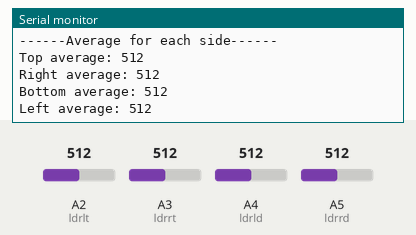
Recording of a sketch running on a simulated Arduino Uno, built with avr-gcc and run on an emulated ATmega328P. Parts: the last lines printed to the serial monitor. The inputs (shaded band) are chosen by the test bench; at power-on: A2 (ldrlt) = 512, A3 (ldrrt) = 512, A4 (ldrld) = 512, A5 (ldrrd) = 512.

Above: at 10.9 s.
11.0 s: A2 (ldrlt) set to 716
At 20.8 s:
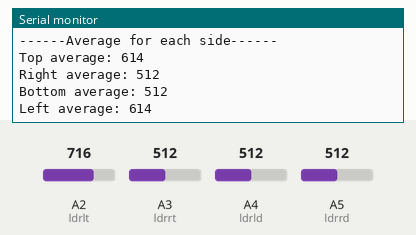
21.1 s: A3 (ldrrt) set to 716
At 31.0 s:
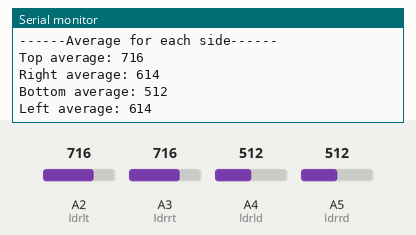
31.2 s: A4 (ldrld) set to 716
At 41.1 s:
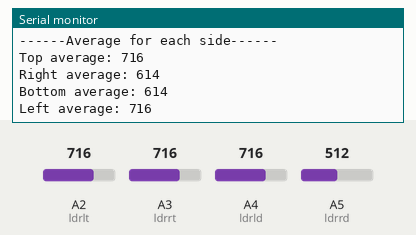
41.3 s: A5 (ldrrd) set to 716
At 51.2 s:
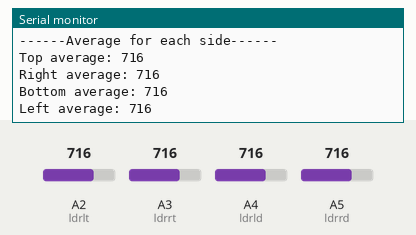
51.4 s: A2 (ldrlt) set to 992
At 61.3 s:
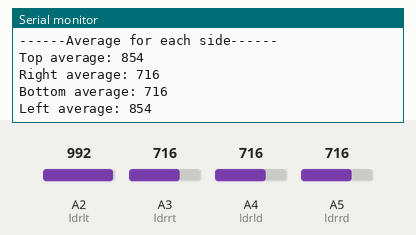
61.5 s: A3 (ldrrt) set to 992
At 71.5 s:
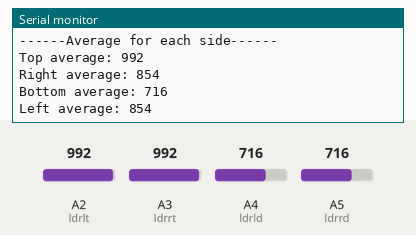
Timing chart, 0 to 72.6 s (numbered marks = the images above; inputs shaded):
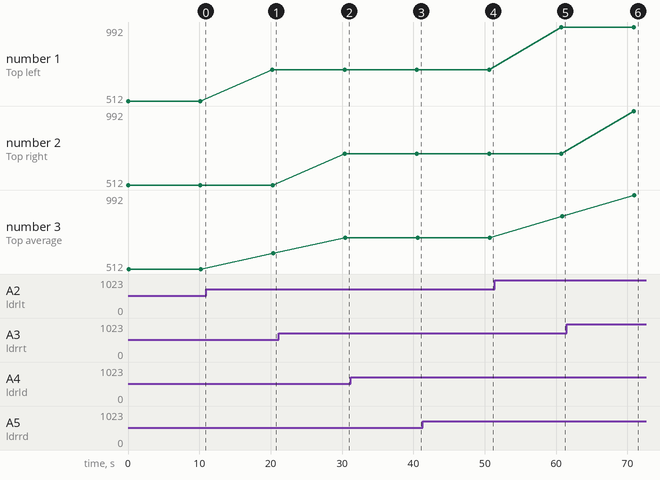

Measured:
- after the input at 11.0 s, the serial monitor: prints a new line after 9.2 s (image 1)
- after the input at 21.1 s, the serial monitor: prints a new line after 9.3 s (image 2)
- after the input at 31.2 s, the serial monitor: prints a new line after 9.3 s (image 3)
- after the input at 41.3 s, the serial monitor: prints a new line after 9.4 s (image 4)
- after the input at 51.4 s, the serial monitor: prints a new line after 9.3 s (image 5)
- after the input at 61.5 s, the serial monitor: prints a new line after 9.4 s (image 6)
- plotted number 1: 512 → 716 after the input at 11.0 s, 716 → 992 after the input at 51.4 s
- plotted number 3: 512 → 614 after the input at 11.0 s, 716 → 854 after the input at 51.4 s

The sketch:

LDRMeasurements.ino
```cpp
// LDR pin connections
//  name  = analogpin;
int ldrlt = 2; //LDR top left
int ldrrt = 3; //LDR top rigt
int ldrld = 4; //LDR down left
int ldrrd = 5; //ldr down rigt

void setup()
{
    Serial.begin(9600);
}

void loop()
{
    // Determine LDR values
    int lt = analogRead(ldrlt); // top left
    int rt = analogRead(ldrrt); // top right
    int ld = analogRead(ldrld); // down left
    int rd = analogRead(ldrrd); // down rigt

    // Calculate averages
    int avt = (lt + rt) / 2; // average value top
    int avd = (ld + rd) / 2; // average value down
    int avl = (lt + ld) / 2; // average value left
    int avr = (rt + rd) / 2; // average value right

    // LDR values
    String leftTextTop = "Top left: ";
    String topLeftText = leftTextTop + lt ;
    Serial.println(topLeftText);

    String rightTextTop = "Top right: ";
    String topRightText = rightTextTop + rt ;
    Serial.println(topRightText);

    String leftTextBottom = "Bottom left: ";
    String bottomLeftText = leftTextBottom + ld ;
    Serial.println(bottomLeftText);

    String rightTextBottom = "Bottom right: ";
    String bottomRightText = rightTextBottom + rd ;
    Serial.println(bottomRightText);

    Serial.println("------Average for each side------");

    // Average value for each side
    String topAverageText = "Top average: ";
    String topAverage = topAverageText + avt ;
    Serial.println(topAverage);

    String rightAverageText = "Right average: ";
    String rightAverage = rightAverageText + avr ;
    Serial.println(rightAverage);

    String bottomAverageText = "Bottom average: ";
    String bottomAverage = bottomAverageText + avd ;
    Serial.println(bottomAverage);

    String leftAverageText = "Left average: ";
    String leftAverage = leftAverageText + avl ;
    Serial.println(leftAverage);

    delay(10000);
}
```
